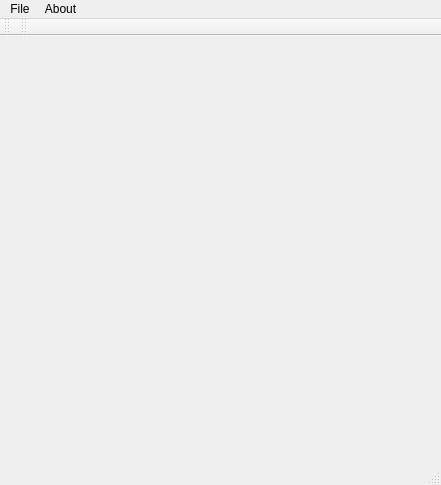
<?xml version="1.0" encoding="UTF-8"?>
<ui version="4.0">
 <class>MainWindow</class>
 <widget class="QMainWindow" name="MainWindow">
  <property name="geometry">
   <rect>
    <x>0</x>
    <y>0</y>
    <width>441</width>
    <height>485</height>
   </rect>
  </property>
  <property name="windowTitle">
   <string>MainWindow</string>
  </property>
  <widget class="QWidget" name="centralWidget">
   <widget class="GLWidget" name="glwidget" native="true">
    <property name="geometry">
     <rect>
      <x>0</x>
      <y>10</y>
      <width>400</width>
      <height>400</height>
     </rect>
    </property>
   </widget>
  </widget>
  <widget class="QMenuBar" name="menuBar">
   <property name="geometry">
    <rect>
     <x>0</x>
     <y>0</y>
     <width>441</width>
     <height>27</height>
    </rect>
   </property>
   <widget class="QMenu" name="menuFile">
    <property name="title">
     <string>File</string>
    </property>
    <addaction name="actionOpen"/>
    <addaction name="actionClose"/>
    <addaction name="separator"/>
    <addaction name="actionQuit"/>
   </widget>
   <widget class="QMenu" name="menuAbout">
    <property name="title">
     <string>About</string>
    </property>
    <addaction name="actionAbout"/>
    <addaction name="actionAboutQt"/>
   </widget>
   <addaction name="menuFile"/>
   <addaction name="menuAbout"/>
  </widget>
  <widget class="QToolBar" name="mainToolBar">
   <attribute name="toolBarArea">
    <enum>TopToolBarArea</enum>
   </attribute>
   <attribute name="toolBarBreak">
    <bool>false</bool>
   </attribute>
  </widget>
  <widget class="QStatusBar" name="statusBar"/>
  <widget class="QToolBar" name="toolBar">
   <property name="windowTitle">
    <string>toolBar</string>
   </property>
   <attribute name="toolBarArea">
    <enum>TopToolBarArea</enum>
   </attribute>
   <attribute name="toolBarBreak">
    <bool>false</bool>
   </attribute>
  </widget>
  <action name="actionOpen">
   <property name="text">
    <string>Open</string>
   </property>
   <property name="toolTip">
    <string>Open a file</string>
   </property>
   <property name="shortcut">
    <string>Ctrl+O</string>
   </property>
  </action>
  <action name="actionClose">
   <property name="text">
    <string>Close</string>
   </property>
   <property name="shortcut">
    <string>Ctrl+W</string>
   </property>
  </action>
  <action name="actionQuit">
   <property name="text">
    <string>Exit</string>
   </property>
   <property name="shortcut">
    <string>Ctrl+Q</string>
   </property>
  </action>
  <action name="actionAbout">
   <property name="text">
    <string>About Application</string>
   </property>
  </action>
  <action name="actionAboutQt">
   <property name="text">
    <string>About QT</string>
   </property>
  </action>
 </widget>
 <layoutdefault spacing="6" margin="11"/>
 <customwidgets>
  <customwidget>
   <class>GLWidget</class>
   <extends>QWidget</extends>
   <header>glwidget.hpp</header>
   <container>1</container>
  </customwidget>
 </customwidgets>
 <resources/>
 <connections/>
</ui>
